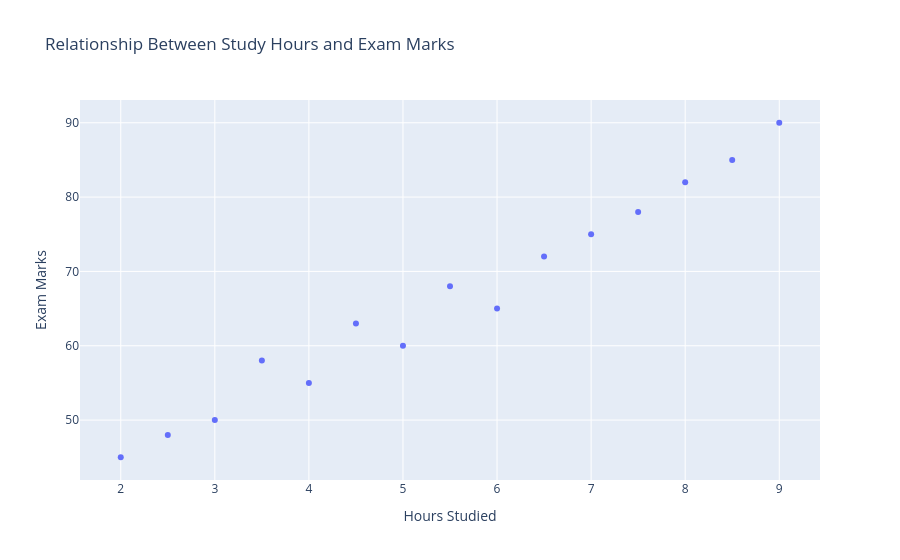

The code cell stored with this chart in its notebook:
### Markdown cell above
## 4. Scatter Plot

Analyze the relationship between hours studied and exam marks for 15 students.

### Code cell
students = ["Student 1", "Student 2", "Student 3", "Student 4", "Student 5",
    "Student 6", "Student 7", "Student 8", "Student 9", "Student 10",
    "Student 11", "Student 12", "Student 13", "Student 14", "Student 15"]

hours_studied = [2, 3, 4, 5, 6, 2.5, 3.5, 4.5, 5.5, 6.5, 7, 7.5, 8, 8.5, 9]
exam_marks = [45, 50, 55, 60, 65, 48, 58, 63, 68, 72, 75, 78, 82, 85, 90]

fig = px.scatter(x=hours_studied, y=exam_marks, hover_name=students, 
                 title="Relationship Between Study Hours and Exam Marks",
                 labels={"x": "Hours Studied", "y": "Exam Marks"})
fig.show()

### Figure 1 — Plotly figure (JSON) as saved in the notebook; plotly's stock layout.template omitted (floating-point values rounded to 4 significant figures)
{"data": [{"hovertemplate": "<b>%{hovertext}</b><br><br>Hours Studied=%{x}<br>Exam Marks=%{y}<extra></extra>", "hovertext": ["Student 1", "Student 2", "Student 3", "Student 4", "Student 5", "Student 6", "Student 7", "Student 8", "Student 9", "Student 10", "Student 11", "Student 12", "Student 13", "Student 14", "Student 15"], "legendgroup": "", "marker": {"color": "#636efa", "symbol": "circle"}, "mode": "markers", "name": "", "orientation": "v", "showlegend": false, "type": "scatter", "x": [2.0, 3.0, 4.0, 5.0, 6.0, 2.5, 3.5, 4.5, 5.5, 6.5, 7.0, 7.5, 8.0, 8.5, 9.0], "xaxis": "x", "y": [45, 50, 55, 60, 65, 48, 58, 63, 68, 72, 75, 78, 82, 85, 90], "yaxis": "y"}], "layout": {"legend": {"tracegroupgap": 0}, "title": {"text": "Relationship Between Study Hours and Exam Marks"}, "xaxis": {"anchor": "y", "domain": [0, 1], "title": {"text": "Hours Studied"}}, "yaxis": {"anchor": "x", "domain": [0, 1], "title": {"text": "Exam Marks"}}}}
